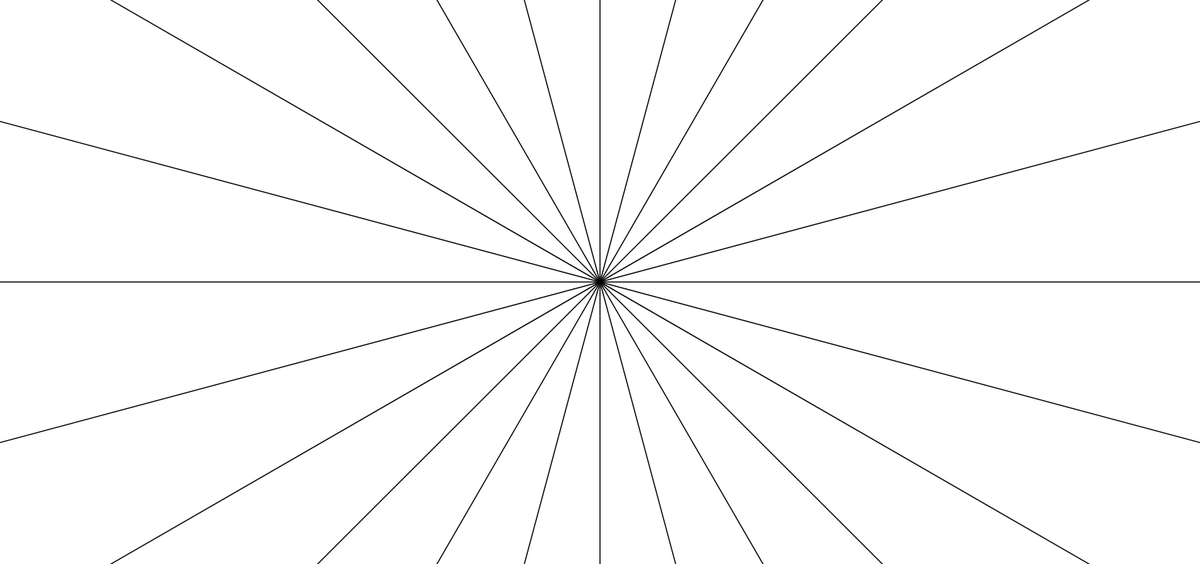
Frame 1 (no input)
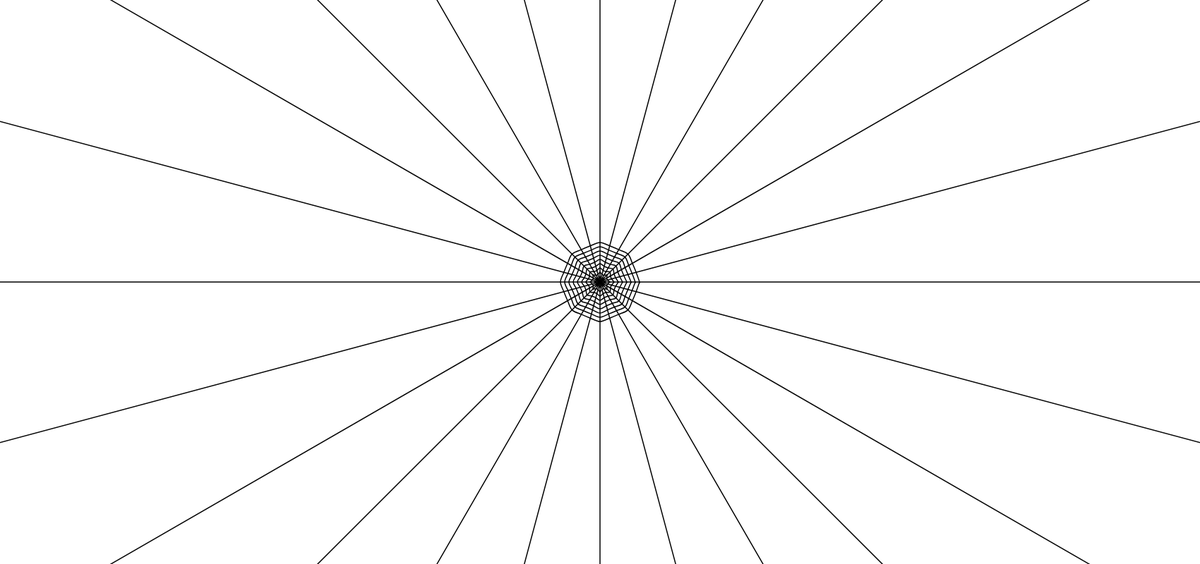
Frame 60 (no input)
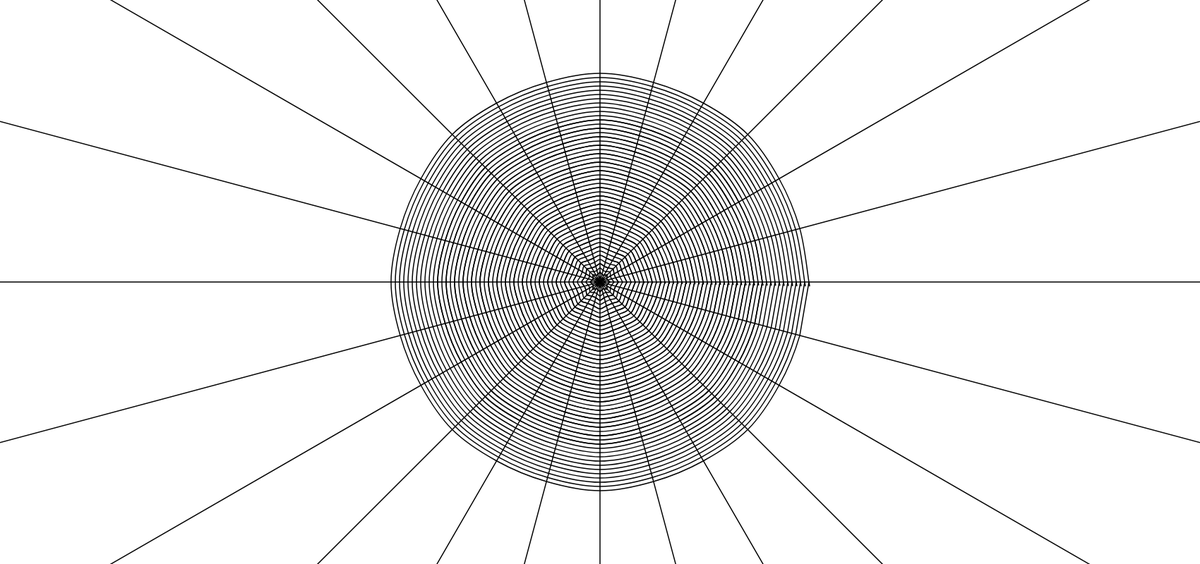
Frame 120 (the mouse pressed at the canvas centre since frame 60)

The p5.js sketch that drew these frames (run headless with seeded random() and noise() and a simulated clock; from frame 60 on, the mouse is pressed at the canvas centre):

// p5.js sketch
// ── sketch.js
let numSpokes = 24;
let numRings = 5;
let radius = 1500; // Increased radius for a bigger web
let imperfection = 2;

let currentRing = 0;
let animationStep = 0;
let totalSteps = 100; // Control the speed of ring drawing

function setup() {
  createCanvas(1700, 800); // Larger canvas to accommodate the bigger web
  background(255);
  stroke(0);
  strokeWeight(1.5);
  noFill();
  frameRate(30); // Control the speed of the overall drawing process
  
  // Draw the spokes first
  let centerX = width / 2;
  let centerY = height / 2;
  for (let s = 0; s < numSpokes; s++) {
    let angle = TWO_PI / numSpokes * s;
    let x = centerX + cos(angle) * (radius + (s % 2 === 0 ? imperfection : -imperfection));
    let y = centerY + sin(angle) * (radius + (s % 2 === 0 ? imperfection : -imperfection));
    line(centerX, centerY, x, y);
    
    
  }
}

function draw() {
  let centerX = width / 2;
  let centerY = height / 2;

  // Gradually draw the rings
  if (currentRing <= numRings) {
    beginShape();
    let currentStepAngle = TWO_PI / numSpokes;
    for (let s = 0; s <= numSpokes; s++) {
      let angle = currentStepAngle * s;
      let ringRadius = (radius / numRings) * currentRing;

      // Gradual appearance of rings
      let adjustedRadius = ringRadius * (animationStep / totalSteps);

      let x = centerX + cos(angle) * (adjustedRadius + (s % 3 === 0 ? imperfection : -imperfection / 2));
      let y = centerY + sin(angle) * (adjustedRadius + (s % 3 === 0 ? imperfection : -imperfection / 2));
      curveVertex(x, y);
    }
    endShape(CLOSE);

    // Increment the animation step and move to next ring when done
    animationStep += 2;
    if (animationStep >= totalSteps) {
      animationStep = 0;
      currentRing += 1;
    }
  }

  // Stop the draw loop once everything is drawn
  if (currentRing > numRings) {
    noLoop();
  }
}
